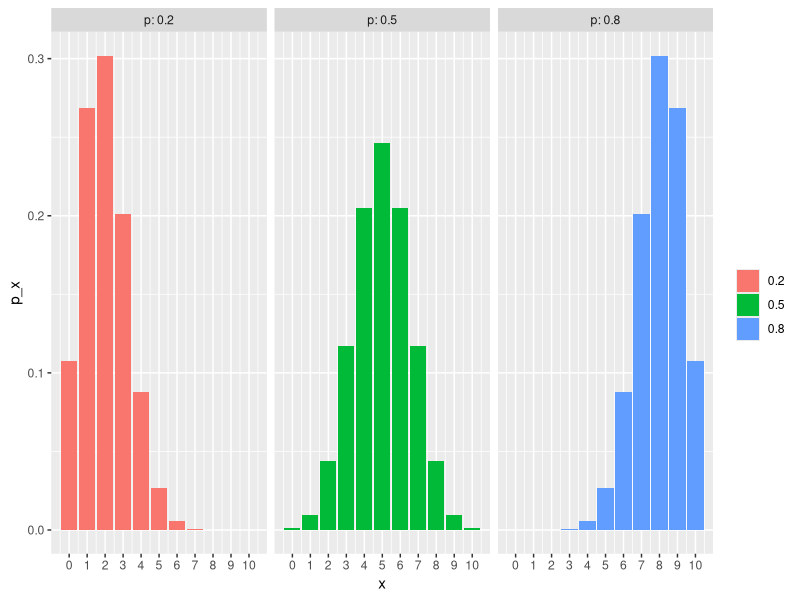

Generate this figure with R: (Note: this script raises an error after producing the figure.)
## ---- chunk 1
#| include: false
g <- glue::glue
library(ggplot2)
sapply(list.files(here::here('R'), full.names = T), source)
## ---- chunk 2
x <- 0:10

expand.grid(x = x, p = c(.2, .5, .8)) |> 
dplyr::mutate(p_x = dbinom(x, size = 10, prob = p)) |> 
ggplot(aes(x = x, y = p_x, fill = as.factor(p))) +
geom_bar(stat = "identity") + facet_wrap(~p, labeller = "label_both") +
labs(fill = "") +
scale_x_continuous(breaks = x)
## ---- chunk 3
binom_data <- expand.grid(x = x, p = c(.2, .5, .8)) |> 
dplyr::mutate(p_x = dbinom(x, size = 10, prob = p)) |> 
dplyr::mutate(p_x = round(p_x, 3)) |> 
tidyr::pivot_wider(names_from = p, values_from = p_x)  

binom_data |> 
flextable::flextable() |> 
flextable::set_caption("Binomial Distribution for n = 10 with various values of p")

## ---- chunk 4
expand.grid(x = x, p = c(.2, .5, .8)) |> 
dplyr::mutate(p_x = dbinom(x, size = 10, prob = p)) |> 
tidyr::pivot_wider(names_from = p, values_from = p_x)  |> 
dplyr::mutate(dplyr::across(-x, cumsum)) |> 
dplyr::mutate(dplyr::across(-x, \(x) round(x,3))) |> 
flextable::flextable() |> 
flextable::set_caption("Cumulative Binomial probabilities for n = 10 with various values of p")

## ---- chunk 5
get_lecture_homework(15)
